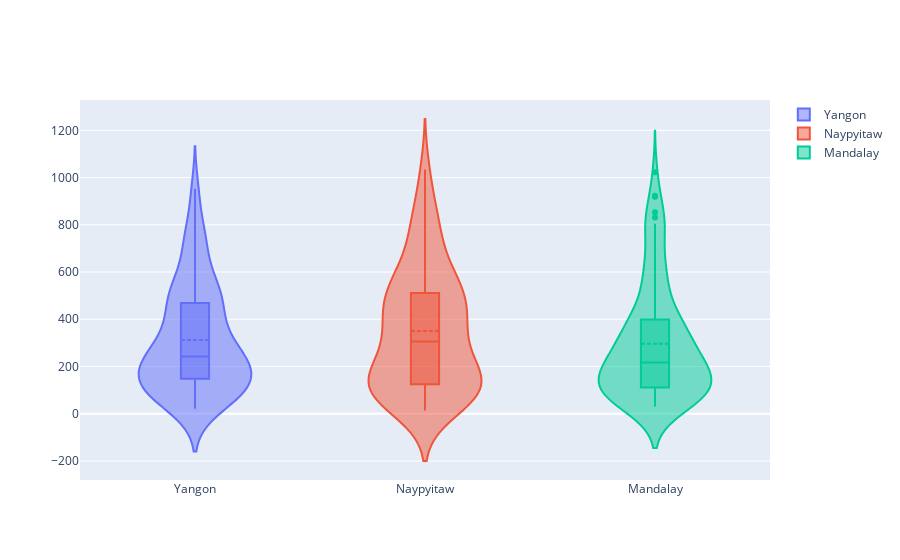

Here is the notebook cell this chart was saved with:
### Code cell
fig_violin = go.Figure()

Cities = ['Yangon', 'Naypyitaw', 'Mandalay']

for City in Cities:
    fig_violin.add_trace(go.Violin(x=df_v['City'][df_v['City'] == City],
                            y=df_v['Total'][df_v['City'] == City],
                            name=City,
                            box_visible=True,
                            meanline_visible=True,
                            ))

fig_violin.show()

### Figure 1 — Plotly figure (JSON) as saved in the notebook; plotly's stock layout.template omitted (floating-point values rounded to 4 significant figures)
{"data": [{"box": {"visible": true}, "meanline": {"visible": true}, "name": "Yangon", "type": "violin", "x": ["Yangon", "Yangon", "Yangon", "Yangon", "Yangon", "Yangon", "Yangon", "Yangon", "Yangon", "Yangon", "Yangon", "Yangon", "Yangon", "Yangon", "Yangon", "Yangon", "Yangon", "Yangon", "Yangon", "Yangon", "Yangon", "Yangon", "Yangon", "Yangon", "Yangon", "Yangon", "Yangon", "Yangon", "Yangon", "Yangon", "Yangon", "Yangon", "Yangon", "Yangon", "Yangon", "Yangon", "Yangon", "Yangon", "Yangon", "Yangon", "Yangon", "Yangon", "Yangon", "Yangon", "Yangon", "Yangon", "Yangon", "Yangon", "Yangon", "Yangon", "Yangon", "Yangon", "Yangon", "Yangon", "Yangon", "Yangon", "Yangon", "Yangon", "Yangon", "Yangon", "Yangon", "Yangon", "Yangon", "Yangon", "Yangon", "Yangon", "Yangon", "Yangon", "Yangon", "Yangon", "Yangon", "Yangon", "Yangon", "Yangon", "Yangon", "Yangon", "Yangon", "Yangon", "Yangon", "Yangon", "Yangon", "Yangon", "Yangon", "Yangon", "Yangon", "Yangon", "Yangon", "Yangon", "Yangon", "Yangon", "Yangon", "Yangon", "Yangon", "Yangon", "Yangon", "Yangon", "Yangon", "Yangon", "Yangon", "Yangon", "Yangon", "Yangon", "Yangon", "Yangon", "Yangon", "Yangon", "Yangon", "Yangon", "Yangon", "Yangon", "Yangon", "Yangon", "Yangon", "Yangon", "Yangon", "Yangon", "Yangon", "Yangon", "Yangon", "Yangon", "Yangon", "Yangon", "Yangon", "Yangon", "Yangon", "Yangon"], "y": [549.0, 489.0, 634.4, 433.7, 246.5, 453.5, 181.4, 279.2, 328.8, 575.3, 752.6, 705.6, 161.6, 102.0, 166.2, 931.0, 548.8, 115.1, 609, 491.1, 316.5, 367.6, 319.8, 465.4, 162.8, 77.77, 26.55, 217.6, 247.9, 532.7, 545.4, 195.6, 94.17, 94.19, 163.2, 135.4, 709.3, 373.2, 628.9, 493.8, 530.7, 83.41, 96.14, 722.0, 736.4, 507.7, 214.9, 80.66, 83.73, 406.9, 284.9, 237.4, 81.4, 427.8, 951.8, 147.8, 334.0, 26.25, 40.53, 195.0, 156.0, 203.1, 225.3, 399.0, 72.93, 479.9, 160.2, 148.7, 102.8, 96.64, 308.9, 262.5, 228.1, 469.4, 74.46, 226.1, 236.9, 147.7, 394.3, 32.14, 708.2, 365.9, 127.8, 167.9, 246.7, 183.0, 277.7, 204.2, 588.4, 305.6, 45.11, 113.6, 80.95, 525.2, 176.4, 20.68, 150.4, 79.15, 182.9, 197.9, 232.6, 536.6, 56.12, 398.0, 433.0, 284.6, 95.86, 202.3, 76.92, 206.8, 503.7, 26.8, 271.3, 216.8, 92.3, 771.4, 807.7, 331.1, 167.0, 431.3, 781.6, 279.4, 479.6, 314.7, 921.2, 121.9]}, {"box": {"visible": true}, "meanline": {"visible": true}, "name": "Naypyitaw", "type": "violin", "x": ["Naypyitaw", "Naypyitaw", "Naypyitaw", "Naypyitaw", "Naypyitaw", "Naypyitaw", "Naypyitaw", "Naypyitaw", "Naypyitaw", "Naypyitaw", "Naypyitaw", "Naypyitaw", "Naypyitaw", "Naypyitaw", "Naypyitaw", "Naypyitaw", "Naypyitaw", "Naypyitaw", "Naypyitaw", "Naypyitaw", "Naypyitaw", "Naypyitaw", "Naypyitaw", "Naypyitaw", "Naypyitaw", "Naypyitaw", "Naypyitaw", "Naypyitaw", "Naypyitaw", "Naypyitaw", "Naypyitaw", "Naypyitaw", "Naypyitaw", "Naypyitaw", "Naypyitaw", "Naypyitaw", "Naypyitaw", "Naypyitaw", "Naypyitaw", "Naypyitaw", "Naypyitaw", "Naypyitaw", "Naypyitaw", "Naypyitaw", "Naypyitaw", "Naypyitaw", "Naypyitaw", "Naypyitaw", "Naypyitaw", "Naypyitaw", "Naypyitaw", "Naypyitaw", "Naypyitaw", "Naypyitaw", "Naypyitaw", "Naypyitaw", "Naypyitaw", "Naypyitaw", "Naypyitaw", "Naypyitaw", "Naypyitaw", "Naypyitaw", "Naypyitaw", "Naypyitaw", "Naypyitaw", "Naypyitaw", "Naypyitaw", "Naypyitaw", "Naypyitaw", "Naypyitaw", "Naypyitaw", "Naypyitaw", "Naypyitaw", "Naypyitaw", "Naypyitaw", "Naypyitaw", "Naypyitaw", "Naypyitaw", "Naypyitaw", "Naypyitaw", "Naypyitaw", "Naypyitaw", "Naypyitaw", "Naypyitaw", "Naypyitaw", "Naypyitaw", "Naypyitaw", "Naypyitaw", "Naypyitaw", "Naypyitaw", "Naypyitaw", "Naypyitaw", "Naypyitaw", "Naypyitaw", "Naypyitaw", "Naypyitaw", "Naypyitaw", "Naypyitaw", "Naypyitaw", "Naypyitaw", "Naypyitaw", "Naypyitaw", "Naypyitaw", "Naypyitaw", "Naypyitaw", "Naypyitaw"], "y": [627.6, 772.4, 451.7, 417.6, 71.53, 461.3, 867.6, 351.1, 70.29, 822.3, 161.7, 610.5, 471.0, 575.7, 512.2, 103.8, 160.4, 273.4, 288.2, 299.6, 155.7, 69.09, 400.8, 204.7, 145.6, 185.1, 77.17, 509.4, 209.6, 441.7, 701.9, 407.3, 314.5, 511.0, 14.68, 718.8, 125.1, 85.59, 121.6, 90.87, 937.8, 348.3, 71.57, 13.42, 22.66, 527.8, 353.1, 33.49, 145.7, 54.04, 154.1, 122.5, 551.1, 1034.0, 543.8, 133.4, 178.2, 440.9, 87.23, 814.4, 461.5, 273.8, 743.8, 63.26, 300.6, 619.0, 310.7, 404.5, 1024.0, 507.4, 131.2, 317.2, 733.6, 130.9, 829.1, 408.5, 617.0, 89.07, 267.3, 499.7, 53.34, 603.9, 455.1, 253.7, 495.3, 652.9, 184.1, 390.9, 90.58, 106.5, 131.9, 59.33, 548.2, 102.4, 446.4, 122.5, 235.7, 221.9, 471.0, 270.0, 579.8, 360.9, 188.0, 864.6, 64.0, 42.37]}, {"box": {"visible": true}, "meanline": {"visible": true}, "name": "Mandalay", "type": "violin", "x": ["Mandalay", "Mandalay", "Mandalay", "Mandalay", "Mandalay", "Mandalay", "Mandalay", "Mandalay", "Mandalay", "Mandalay", "Mandalay", "Mandalay", "Mandalay", "Mandalay", "Mandalay", "Mandalay", "Mandalay", "Mandalay", "Mandalay", "Mandalay", "Mandalay", "Mandalay", "Mandalay", "Mandalay", "Mandalay", "Mandalay", "Mandalay", "Mandalay", "Mandalay", "Mandalay", "Mandalay", "Mandalay", "Mandalay", "Mandalay", "Mandalay", "Mandalay", "Mandalay", "Mandalay", "Mandalay", "Mandalay", "Mandalay", "Mandalay", "Mandalay", "Mandalay", "Mandalay", "Mandalay", "Mandalay", "Mandalay", "Mandalay", "Mandalay", "Mandalay", "Mandalay", "Mandalay", "Mandalay", "Mandalay", "Mandalay", "Mandalay", "Mandalay", "Mandalay", "Mandalay", "Mandalay", "Mandalay", "Mandalay", "Mandalay", "Mandalay", "Mandalay", "Mandalay", "Mandalay", "Mandalay", "Mandalay", "Mandalay", "Mandalay", "Mandalay", "Mandalay", "Mandalay", "Mandalay", "Mandalay", "Mandalay", "Mandalay", "Mandalay", "Mandalay", "Mandalay", "Mandalay", "Mandalay", "Mandalay", "Mandalay", "Mandalay", "Mandalay", "Mandalay", "Mandalay", "Mandalay", "Mandalay", "Mandalay", "Mandalay", "Mandalay", "Mandalay", "Mandalay", "Mandalay", "Mandalay", "Mandalay", "Mandalay", "Mandalay", "Mandalay", "Mandalay", "Mandalay", "Mandalay", "Mandalay", "Mandalay", "Mandalay", "Mandalay", "Mandalay", "Mandalay", "Mandalay"], "y": [60.82, 84.63, 277.1, 91.06, 189.1, 75.05, 33.94, 520.4, 614.9, 152.8, 304.5, 922.6, 34.63, 115.2, 53.93, 112.2, 474.3, 853.1, 264.0, 918.7, 588.4, 357.6, 166.2, 56.95, 793.7, 154.4, 107.3, 271.9, 95.67, 484.9, 796.9, 285.7, 456.3, 655.5, 439.9, 57.17, 354.0, 628.2, 190.2, 410.5, 411.4, 86.62, 208.7, 45.93, 100.9, 120.2, 360.9, 207.9, 734.1, 72.87, 212.7, 209.8, 288.0, 125.7, 241.0, 163.0, 180.4, 356.3, 597.6, 146.0, 198.6, 343.4, 121.6, 314.1, 165.1, 311.2, 116.9, 397.2, 352.7, 181.9, 75.47, 231.2, 145.4, 261.2, 180.6, 98.03, 557.7, 56.41, 769.1, 93.74, 384.7, 300.2, 801.9, 401.3, 830.4, 57.08, 145.0, 90.3, 447.0, 222.1, 299.4, 554.3, 101.6, 348.7, 193.1, 217.3, 82.72, 57.88, 53.15, 629.5, 397.8, 56.47, 222.0, 125.7, 68.98, 264.0, 271.3, 167.6, 334.5, 31.0, 804.3, 183.6, 1022.0]}], "layout": {}}
